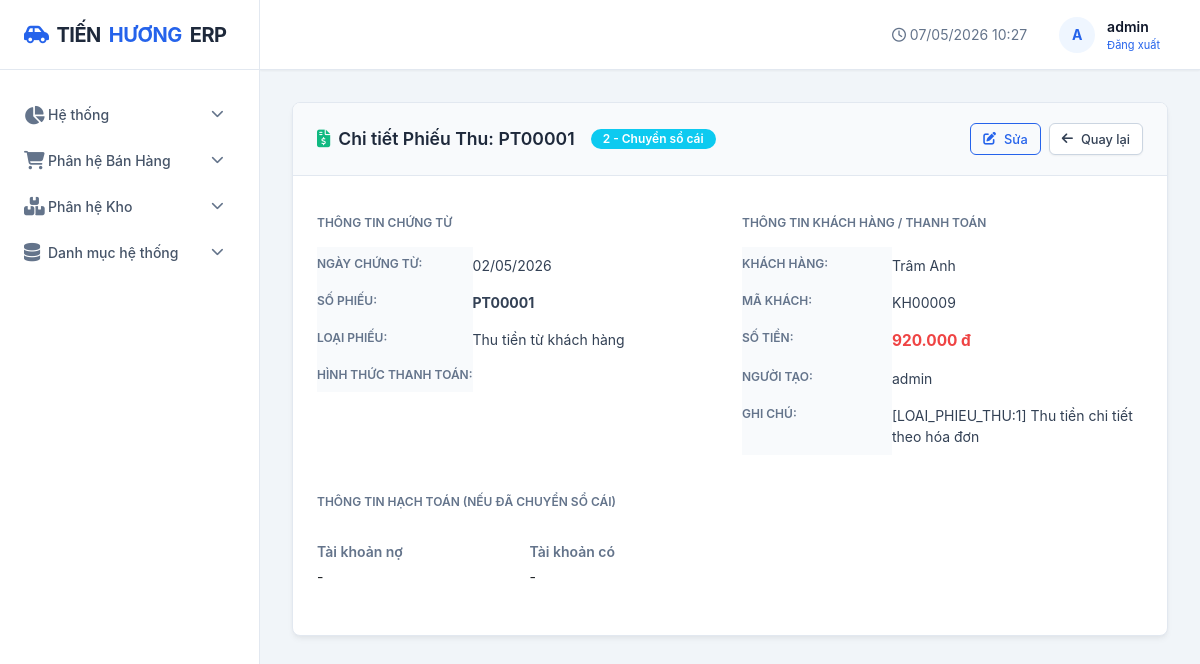
Page /ban-hang/phieu-thu/9/xem/ (signed in) on the committed database.
### apps/ban_hang/models.py (models this page shows, shortened)
class PhieuThu(AccountingPeriodLockMixin, models.Model):
    accounting_period_date_field = 'ngay_thu'
    accounting_period_label = 'phiếu thu'
    TRANG_THAI = [
        ('1', '1 - Lập chứng từ'),
        ('2', '2 - Chuyển sổ cái'),
    ]
    so_phieu = models.CharField(max_length=30, unique=True, verbose_name='Số phiếu thu')
    ngay_thu = models.DateField(default=datetime.date.today, verbose_name='Ngày thu')
    khach_hang = models.ForeignKey(KhachHang, on_delete=models.PROTECT, verbose_name='Khách hàng')
    so_tham_chieu = models.CharField(max_length=100, blank=True, verbose_name='Mã GD')
    tong_thu = models.DecimalField(max_digits=18, decimal_places=0, verbose_name='Số tiền thu')
    hoa_don = models.ForeignKey('HoaDonBan', on_delete=models.SET_NULL, null=True, blank=True,
                                 verbose_name='Hóa đơn bán hàng')
    trang_thai = models.CharField(max_length=20, choices=TRANG_THAI, default='1',
                                   verbose_name='Trạng thái')
    ghi_chu = models.TextField(blank=True)
    nguoi_tao = models.ForeignKey(User, on_delete=models.SET_NULL, null=True)
    ngay_tao = models.DateTimeField(auto_now_add=True)
    class Meta:
        db_table = 'ban_hang_phieuthu'
        verbose_name = 'Phiếu thu tiền'
        ordering = ['-ngay_thu']

### apps/danh_muc/models.py (models this page shows, shortened)
class KhachHang(models.Model):
    LOAI_KH = [
        ("1", "Cá nhân"),
        ("2", "Doanh nghiệp"),
        ("3", "Khác"),
    ]
    ma_kh = models.CharField(max_length=20, unique=True, verbose_name="Mã khách hàng")
    ten_kh = models.CharField(max_length=200, verbose_name="Tên khách hàng")
    la_khach_hang = models.BooleanField(default=True, verbose_name="Khách hàng")
    la_nha_cung_cap = models.BooleanField(default=False, verbose_name="Nhà cung cấp")
    la_nhan_vien = models.BooleanField(default=False, verbose_name="Nhân viên bán hàng")
    loai_kh = models.CharField(max_length=20, choices=LOAI_KH, default="1", verbose_name="Loại khách hàng")
    ma_so_thue = models.CharField(max_length=20, blank=True, verbose_name="Mã số thuế")
    dia_chi = models.CharField(max_length=300, blank=True, verbose_name="Địa chỉ")
    so_dien_thoai = models.CharField(max_length=15, verbose_name="Số điện thoại")
    email = models.EmailField(blank=True, verbose_name="Email")
    han_muc_cong_no = models.DecimalField(max_digits=18, decimal_places=0, default=0, verbose_name="Hạn mức công nợ")
    so_ngay_no_max = models.IntegerField(default=0, verbose_name="Số ngày nợ tối đa")
    chiet_khau_mac_dinh = models.DecimalField(max_digits=5, decimal_places=2, default=0, verbose_name="Chiết khấu mặc định (%)")
    ghi_chu = models.TextField(blank=True, verbose_name="Ghi chú")
    trang_thai = models.BooleanField(default=True, verbose_name="Trạng thái")
    ngay_tao = models.DateTimeField(auto_now_add=True)
    nhom_kh = models.ForeignKey(
        NhomKhachHang,
        on_delete=models.SET_NULL,
        null=True,
        blank=True,
        verbose_name="Nhóm khách hàng",
    )
    class Meta:
        db_table = "danh_muc_khachhang"
        verbose_name = "Khách hàng"
        verbose_name_plural = "Danh sách khách hàng"
        ordering = ["ma_kh"]

### apps/ban_hang/views.py (the view)
# urls.py: path('phieu-thu/<int:pk>/xem/', views.phieu_thu_xem, name='phieu_thu_xem'),
@login_required
def phieu_thu_xem(request, pk, mode='thu'):
    is_chi_mode = str(mode or 'thu').strip().lower() == 'chi'
    phieu = get_object_or_404(PhieuThu, pk=pk)
    if is_chi_mode != _is_phieu_chi_record(phieu):
        messages.error(request, 'Không tìm thấy chứng từ phù hợp.')
        return redirect('bh_phieu_chi_list' if is_chi_mode else 'phieu_thu_list')
    raw_note = (phieu.ghi_chu or '').strip()
    ghi_chu_hien_thi = raw_note
    if is_chi_mode and raw_note.startswith('[LOAI_PHIEU:CHI]'):
        ghi_chu_hien_thi = raw_note[len('[LOAI_PHIEU:CHI]'):].strip()
    phieu_tk_no = ''
    phieu_tk_co = ''
    return render(request, 'ban_hang/phieu_thu_detail.html', {
        'phieu': phieu,
        'is_chi_mode': is_chi_mode,
        'ghi_chu_hien_thi': ghi_chu_hien_thi,
        'phieu_tk_no': phieu_tk_no,
        'phieu_tk_co': phieu_tk_co,
    })

### apps/ban_hang/templatetags/money_filters.py (called while the page is built)
def _to_decimal(value):
    if value in (None, ''):
        return Decimal('0')
    if isinstance(value, Decimal):
        return value
    try:
        return Decimal(str(value).replace(',', '').strip())
    except (InvalidOperation, AttributeError, ValueError):
        return Decimal('0')

@register.filter(name='vnd')
def vnd(value):
    amount = int(_to_decimal(value).quantize(Decimal('1')))
    return f'{amount:,}'.replace(',', '.')

### apps/ban_hang/views.py (called while the page is built)
def _is_phieu_chi_record(phieu):
    return '[LOAI_PHIEU:CHI]' in str(getattr(phieu, 'ghi_chu', '') or '')

### templates/ban_hang/phieu_thu_detail.html (shortened to what this page needs)
{% extends 'base.html' %}
{% load humanize %}
{% load money_filters %}
{% block content %}
<div class="card">
    <div class="card-header d-flex justify-content-between align-items-center">
        <div class="card-title mb-0">
            <i class="fas fa-file-invoice-dollar text-success"></i>
            {{ is_chi_mode|yesno:"Chi tiết Phiếu Chi,Chi tiết Phiếu Thu" }}: {{ phieu.so_phieu }}
            {% if phieu.trang_thai == '1' %}
            <span class="badge bg-warning text-dark ms-2">1 - Lập chứng từ</span>
            {% else %}
            <span class="badge bg-info ms-2">{{ phieu.trang_thai }} - Chuyển sổ cái</span>
            {% endif %}
        </div>
        <div class="d-flex gap-2">
            {% if is_chi_mode %}
            <a href="{% url 'bh_phieu_chi_sua' phieu.pk %}" class="btn btn-outline-primary btn-sm"><i class="fas fa-edit"></i> Sửa</a>
            <a href="{% url 'bh_phieu_chi_list' %}" class="btn btn-secondary btn-sm"><i class="fas fa-arrow-left"></i> Quay lại</a>
            {% else %}
            <a href="{% url 'phieu_thu_sua' phieu.pk %}" class="btn btn-outline-primary btn-sm"><i class="fas fa-edit"></i> Sửa</a>
            <a href="{% url 'phieu_thu_list' %}" class="btn btn-secondary btn-sm"><i class="fas fa-arrow-left"></i> Quay lại</a>
            {% endif %}
        </div>
    </div>
    <div class="card-body">
        <div class="row g-3 mb-4">
            <div class="col-md-6">
                <h6 class="text-muted text-uppercase mb-3" style="font-size: 0.75rem; font-weight: 600;">Thông tin chứng từ</h6>
                <table class="table table-sm" style="background: transparent;">
                    <tr><th style="width: 150px; border:none; padding: 0.5rem 0;">Ngày chứng từ:</th><td style="border:none; padding: 0.5rem 0;">{{ phieu.ngay_thu|date:"d/m/Y" }}</td></tr>
                    <tr><th style="border:none; padding: 0.5rem 0;">Số phiếu:</th><td style="border:none; padding: 0.5rem 0;"><strong>{{ phieu.so_phieu }}</strong></td></tr>
                    <tr><th style="border:none; padding: 0.5rem 0;">Loại phiếu:</th><td style="border:none; padding: 0.5rem 0;">{{ is_chi_mode|yesno:"Chi tiền cho khách hàng,Thu tiền từ khách hàng" }}</td></tr>
                    <tr><th style="border:none; padding: 0.5rem 0;">Hình thức thanh toán:</th><td style="border:none; padding: 0.5rem 0;">{{ phieu.get_hinh_thuc_thu_display }}</td></tr>
                </table>
            </div>
            <div class="col-md-6">
                <h6 class="text-muted text-uppercase mb-3" style="font-size: 0.75rem; font-weight: 600;">Thông tin khách hàng / Thanh toán</h6>
                <table class="table table-sm" style="background: transparent;">
                    <tr><th style="width: 150px; border:none; padding: 0.5rem 0;">Khách hàng:</th><td style="border:none; padding: 0.5rem 0;">{{ phieu.khach_hang.ten_kh|default:"-" }}</td></tr>
                    <tr><th style="border:none; padding: 0.5rem 0;">Mã khách:</th><td style="border:none; padding: 0.5rem 0;">{{ phieu.khach_hang.ma_kh|default:"-" }}</td></tr>
                    <tr><th style="border:none; padding: 0.5rem 0;">Số tiền:</th><td style="border:none; padding: 0.5rem 0; color: var(--danger); font-weight: bold; font-size: 1.1em;">{{ phieu.tong_thu|floatformat:0|vnd }} đ</td></tr>
                    <tr><th style="border:none; padding: 0.5rem 0;">Người tạo:</th><td style="border:none; padding: 0.5rem 0;">{{ phieu.nguoi_tao.username|default:"-" }}</td></tr>
                    <tr><th style="border:none; padding: 0.5rem 0;">Ghi chú:</th><td style="border:none; padding: 0.5rem 0;">{{ ghi_chu_hien_thi|default:"-" }}</td></tr>
                </table>
            </div>
        </div>
        {% if phieu.trang_thai != '1' %}
        <h6 class="text-muted text-uppercase mb-3 mt-4" style="font-size: 0.75rem; font-weight: 600;">Thông tin hạch toán (nếu đã chuyển sổ cái)</h6>
        <div class="row g-3 mb-4">
            <div class="col-md-3">
                <label class="form-label text-muted mb-1">Tài khoản nợ</label>
                <div>{{ phieu_tk_no|default:"-" }}</div>
            </div>
            <div class="col-md-3">
                <label class="form-label text-muted mb-1">Tài khoản có</label>
                <div>{{ phieu_tk_co|default:"-" }}</div>
            </div>
        </div>
        {% endif %}
    </div>
</div>
{% endblock %}

### templates/base.html (shortened to what this page needs)
<!DOCTYPE html>
<html lang="vi">
<head>
    <link rel="stylesheet" href="https://cdnjs.cloudflare.com/ajax/libs/font-awesome/6.4.0/css/all.min.css">
    <link href="https://cdn.jsdelivr.net/npm/bootstrap@5.3.0/dist/css/bootstrap.min.css" rel="stylesheet">
    <link rel="stylesheet" href="/static/css/style.css?v=6">
</head>
<body>
    <div class="app-container">
        <aside class="sidebar">
            <div class="sidebar-header">
                <a href="{% url 'dashboard' %}" class="logo">
                    <i class="fas fa-car-side" style="color: var(--accent-color);"></i>
                    TIẾN <span>HƯƠNG</span> ERP
                </a>
            </div>
            <nav class="sidebar-nav">
                <div class="nav-item {% if active_menu == 'dashboard' or active_menu == 'so_cai' or active_menu == 'so_nhat_ky_chung' or active_menu == 'ky_ke_toan' %}open{% endif %}">
                    <a href="#" class="nav-link dropdown-toggle" onclick="toggleSubmenu(event, this)">
                        <i class="fas fa-chart-pie"></i> Hệ thống
                        <i class="fas fa-chevron-down ms-auto"></i>
                    </a>
                </div>
                <div class="nav-item ">
                    <a href="#" class="nav-link dropdown-toggle" onclick="toggleSubmenu(event, this)">
                        <i class="fas fa-shopping-cart"></i> Phân hệ Bán Hàng
                        <i class="fas fa-chevron-down ms-auto"></i>
                    </a>
                </div>
                <div class="nav-item ">
                    <a href="#" class="nav-link dropdown-toggle" onclick="toggleSubmenu(event, this)">
                        <i class="fas fa-boxes"></i> Phân hệ Kho
                        <i class="fas fa-chevron-down ms-auto"></i>
                    </a>
                </div>
                <div class="nav-item ">
                    <a href="#" class="nav-link dropdown-toggle" onclick="toggleSubmenu(event, this)">
                        <i class="fas fa-database"></i> Danh mục hệ thống
                        <i class="fas fa-chevron-down ms-auto"></i>
                    </a>
                </div>
            </nav>
        </aside>
        <main class="main-wrapper">
            <header class="header">
                <div class="header-right">
                    <span class="text-muted"><i class="far fa-clock"></i> {% now "d/m/Y H:i" %}</span>
                    <div class="user-menu">
                        <div class="avatar">
                            {{ user.username|make_list|first|upper|default:"A" }}
                        </div>
                        <div>
                            <div class="fw-semibold">{{ user.username }}</div>
                            <div style="font-size: 11px; color: var(--text-muted);">
                                <form action="{% url 'logout' %}" method="post" style="display:inline;">
                                    <button type="submit" style="background:none; border:none; color:var(--accent-color); cursor:pointer;">Đăng xuất</button>
                                </form>
                            </div>
                        </div>
                    </div>
                </div>
            </header>
            <div class="content">
                {% block content %}{% endblock %}
            </div>
        </main>
    </div>
</body>
</html>

### templates/base.html (style rules this page uses)
.sidebar .nav-link.dropdown-toggle::after { display: none !important; }

### rows in the picture
PhieuThu: so_phieu "PT00001", trang_thai "2", ngay_thu "02/05/2026", khach_hang.ten_kh "Trâm Anh", khach_hang.ma_kh "KH00009", tong_thu|vnd "920.000", nguoi_tao.username "admin", ghi_chu "[LOAI_PHIEU_THU:1] Thu tiền chi tiết theo hóa đơn"

### other values in the picture
{{ user.username|make_list|first|upper|default:"A" }} "A"
{{ user.username }} "admin"
{{ is_chi_mode|yesno:"Chi tiết Phiếu Chi,Chi tiết Phiếu Thu" }} "Chi tiết Phiếu Thu"
{{ is_chi_mode|yesno:"Chi tiền cho khách hàng,Thu tiền từ khách hàng" }} "Thu tiền từ khách hàng"
{{ phieu_tk_no|default:"-" }} "-"
{{ phieu_tk_co|default:"-" }} "-"
